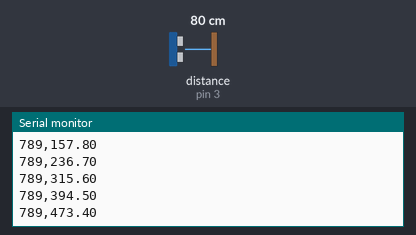
A sketch run on a simulated Arduino Uno, built with avr-gcc and run on an emulated ATmega328P. On the bench: the last lines printed to the serial monitor. Wiring (inferred from the names in the program): ultrasonic range finder: trigger pin 2; echo pin 3. The inputs (shaded band) are chosen by the test bench; at power-on: distance to the obstacle (sensor on pin 3) 80 cm. The echo pulse lasts 58.3 µs per cm.

Above: at 1.2 s.
1.3 s: distance to the obstacle (sensor on pin 3) set to 2 cm
At 1.4 s:
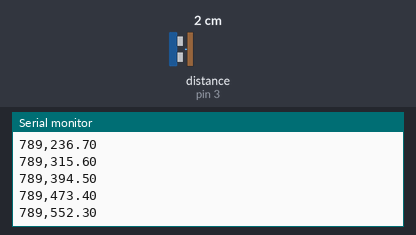
2.8 s: distance to the obstacle (sensor on pin 3) set to 4 cm
At 2.81 s:
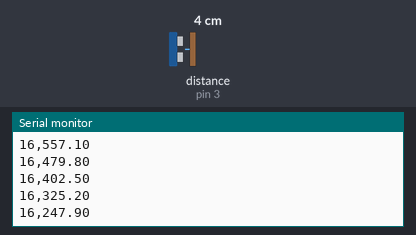
Timing chart, 0 to 5.8 s (numbered marks = the images above; inputs shaded):
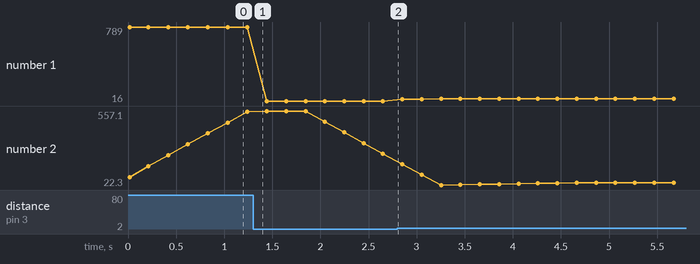

Measured:
- plotted number 1: 789 → 16 after the input at 1.3 s, 16 → 39 after the input at 2.8 s
- plotted number 2: 552.3 → 247.9 after the input at 1.3 s, 247.9 → 39 after the input at 2.8 s

The sketch:

Movingaveragefilter.ino
```cpp
#define TRIG 2
#define ECHO 3

#define FILTERSIZE 10
float ar[FILTERSIZE+1] = {0,};
float pre_avg;
float new_value;

float mov_filter (float pre_avg, float new_value)
{
  float average = 0;

  ar[FILTERSIZE] = new_value;

  average = pre_avg + ar[FILTERSIZE]/FILTERSIZE - ar[0]/FILTERSIZE;

  for(int i = 1 ; i < FILTERSIZE+1 ; i++)
  {
    ar[i-1] = ar[i];
  }

  ar[FILTERSIZE] = 0.0;

  return average;
}

void setup() {
  Serial.begin(9600);
  pinMode(TRIG, OUTPUT);  // 초음파 출력부 설정
  pinMode(ECHO, INPUT);   // 초음파 입력부 설정
  Serial.println("mm,이동평균");
}


void loop() {
  long duration, distance;

  digitalWrite(TRIG, HIGH);
  delayMicroseconds(10);
  digitalWrite(TRIG, LOW);

  duration = pulseIn(ECHO, HIGH);    // echoPin 이 HIGH를 유지한 시간을 저장 한다.
  distance = ((float)(340 * duration) / 1000) / 2;

  pre_avg = mov_filter (pre_avg, distance);

  Serial.print(distance);
  Serial.print(",");
  Serial.println(pre_avg);

  delay(200);
}
```
